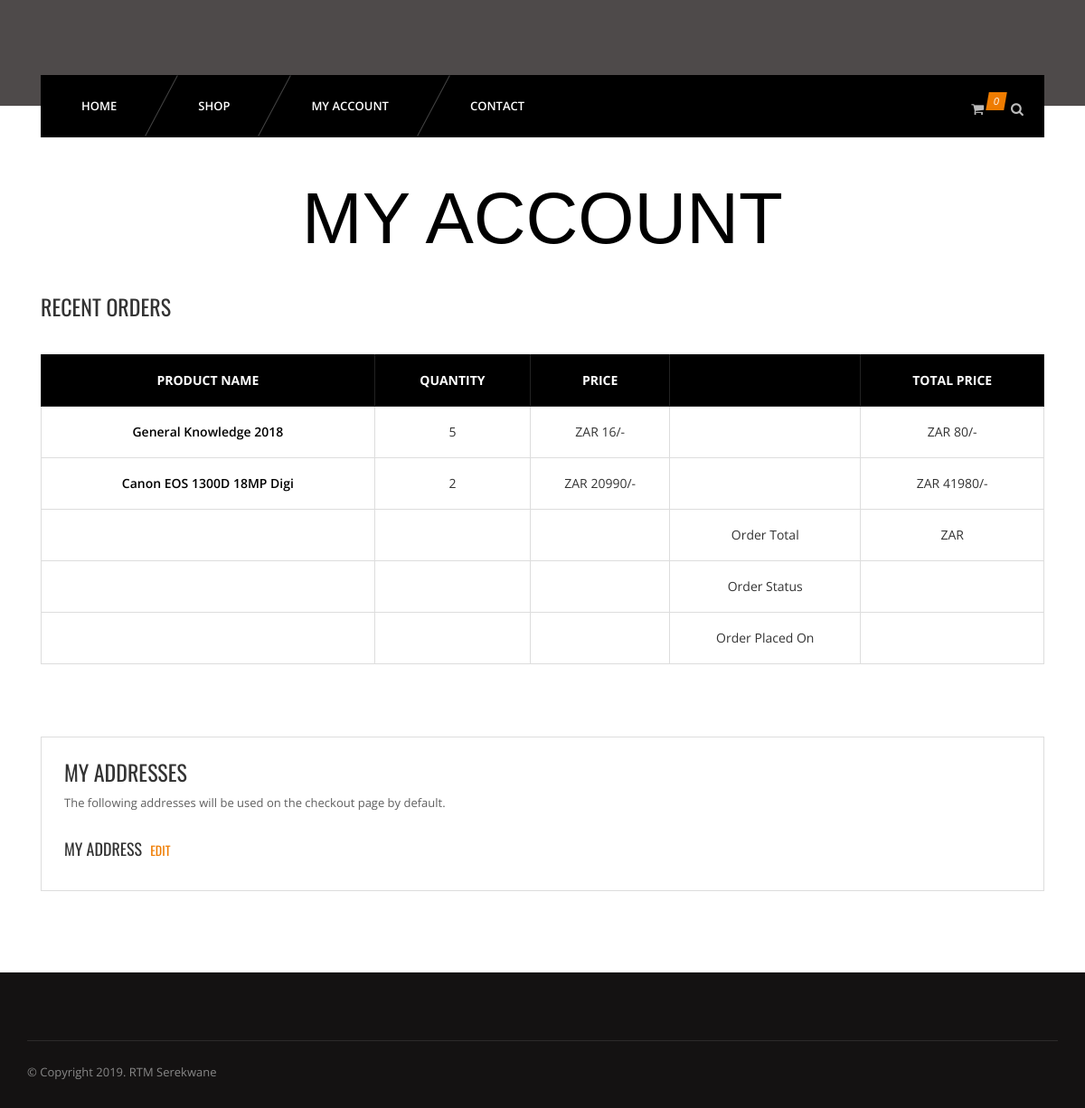
/view-order.php?id=2 (signed in), run on the app's committed database.
### tables this page shows
CREATE TABLE `orderitems` (
  `id` int(11) NOT NULL,
  `pid` int(11) NOT NULL,
  `pquantity` varchar(255) NOT NULL,
  `orderid` int(11) NOT NULL,
  `productprice` varchar(255) NOT NULL
);

CREATE TABLE `products` (
  `id` int(11) NOT NULL,
  `name` varchar(255) NOT NULL,
  `catid` int(11) NOT NULL,
  `price` varchar(255) NOT NULL,
  `thumb` varchar(255) NOT NULL,
  `description` varchar(255) NOT NULL
);

### view-order.php (the view, shortened to what this page needs)
<?php
	require_once 'config/connect.php';
include 'inc/header.php';
include 'inc/nav.php';
$uid = $_SESSION['customerid'];
?>
	<section id="content">
		<div class="content-blog content-account">
			<div class="container">
				<div class="row">
					<div class="page_header text-center">
						<h2>My Account</h2>
					</div>
					<div class="col-md-12">
			<h3>Recent Orders</h3>
			<br>
			<table class="cart-table account-table table table-bordered">
				<thead>
					<tr>
						<th>Product Name</th>
						<th>Quantity</th>
						<th>Price</th>
						<th></th>
						<th>Total Price</th>
					</tr>
				</thead>
				<tbody>
				<?php
					if(isset($_GET['id']) & !empty($_GET['id'])){
						$oid = $_GET['id'];
					}else{
						header('location: my-account.php');
					}
					$ordsql = "SELECT * FROM orders WHERE uid='$uid' AND id='$oid'";
					$ordres = mysqli_query($connection, $ordsql);
					$ordr = mysqli_fetch_assoc($ordres);
					$orditmsql = "SELECT * FROM orderitems o JOIN products p WHERE o.orderid='$oid' AND o.pid=p.id";
					$orditmres = mysqli_query($connection, $orditmsql);
					while($orditmr = mysqli_fetch_assoc($orditmres)){
				?>
					<tr>
						<td>
							<a href="single.php?id=<?php echo $orditmr['pid']; ?>"><?php echo substr($orditmr['name'], 0, 25); ?></a>
						</td>
						<td>
							<?php echo $orditmr['pquantity']; ?>
						</td>
						<td>
							ZAR <?php echo $orditmr['productprice']; ?>/-
						</td>
						<td>
						</td>
						<td>
							ZAR <?php echo $orditmr['productprice']*$orditmr['pquantity']; ?>/-
						</td>
					</tr>
				<?php } ?>
					<tr>
						<td></td>
						<td></td>
						<td></td>
						<td>
							Order Total
						</td>
						<td>
							ZAR <?php echo $ordr['totalprice']; ?>
						</td>
					</tr>
					<tr>
						<td></td>
						<td></td>
						<td></td>
						<td>
							Order Status
						</td>
						<td>
						</td>
					</tr>
					<tr>
						<td></td>
						<td></td>
						<td></td>
						<td>
							Order Placed On
						</td>
						<td>
						</td>
					</tr>
				</tbody>
			</table>
			<br>
			<br>
			<br>
			<div class="ma-address">
						<h3>My Addresses</h3>
						<p>The following addresses will be used on the checkout page by default.</p>
			<div class="row">
				<div class="col-md-6">
								<h4>My Address <a href="edit-address.php">Edit</a></h4>
				</div>
				<div class="col-md-6">
				</div>
			</div>
			</div>
					</div>
				</div>
			</div>
		</div>
	</section>
<?php include 'inc/footer.php' ?>

### css/light.css (style rules this page uses)
body { background-color:#fff; }
p { color:#5f5f5f; }

### data on the page
orderitems: products.name "General Knowledge 2018", pquantity "5", productprice "16", $orditmr['productprice']*$orditmr['pquantity'] "80"
orderitems: products.name "Canon EOS 1300D 18MP Digi", pquantity "2", productprice "20990", $orditmr['productprice']*$orditmr['pquantity'] "41980"

### other printed values
count($cart) "0"
